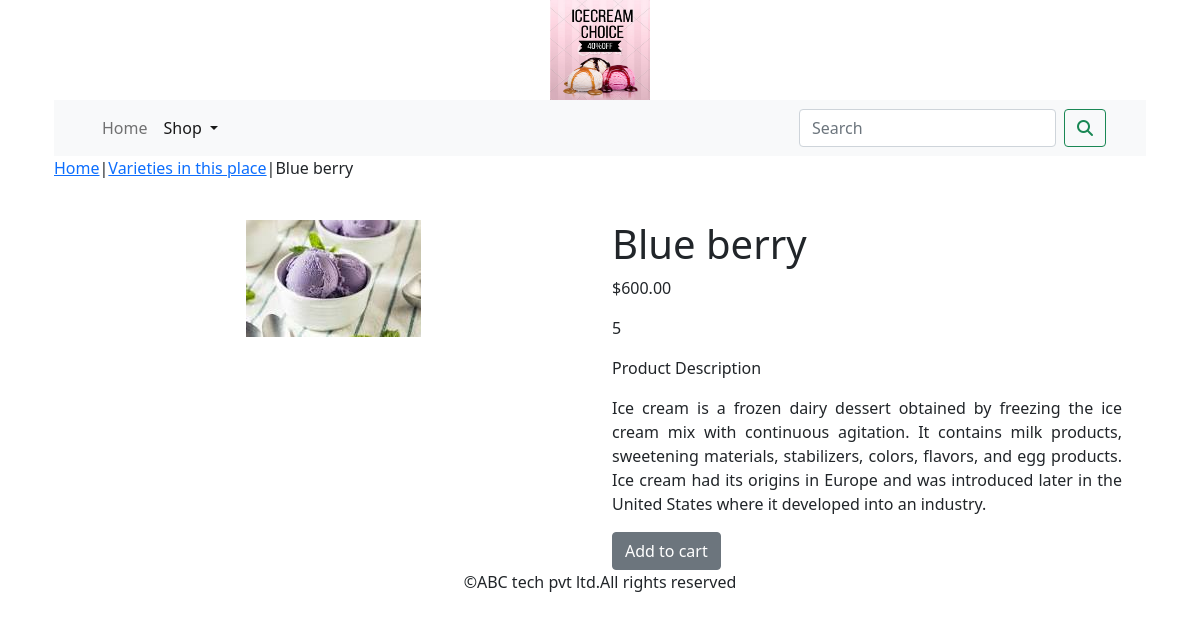
/shop/varieties-in-this-place/blue-berry/, run on the app's committed database.
### shop/models.py (models this page shows, shortened)
class Product(models.Model):
    name=models.CharField(max_length=250,unique=True)
    slug=models.SlugField(max_length=250,unique=True)
    description=models.TextField(blank=True)
    price=models.DecimalField(max_digits=10,decimal_places=2)
    category=models.ForeignKey(Category,on_delete=models.CASCADE)
    image=models.ImageField(upload_to='product',blank=True)
    stock=models.IntegerField()
    available=models.BooleanField(default=True)
    created=models.DateTimeField(auto_now_add=True)
    updated=models.DateTimeField(auto_now_add=True)
    class Meta:
        ordering=('name',)
        verbose_name='product'
        verbose_name_plural='products'

class Category(models.Model):
    name=models.CharField(max_length=250,unique=True)
    slug=models.SlugField(max_length=250,unique=True)
    description=models.TextField(blank=True)
    image=models.ImageField(upload_to='category',blank=True)
    class Meta:
        ordering=('name',)
        verbose_name='category'
        verbose_name_plural='categories'
    def get_url(self):
        return reverse('shop:products_by_category',args=[self.slug])
    def __str__(self):
        return '{}'.format(self.name)

### shop/views.py (the view)
# urls.py: path('<slug:c_slug>/<slug:product_slug>/',views.proDetail,name='prodcatdetail')
def proDetail(request,c_slug,product_slug):
    try:
        product=Product.objects.get(category__slug=c_slug,slug=product_slug)
    except Exception as e:
        raise e
    return render(request,'product.html',{'product':product})

### cart/context_processors.py (called while the page is built)
def counter(request):
    item_count=0
    if 'admin' in request.path:
        return{}
    else:
        try:
            cart=Cart.objects.filter(cart_id=_cart_id(request))
            cart_items=CartItem.objects.all().filter(cart=cart[:1])
            for cart_item in cart_items:
                item_count += cart_item.quantity
        except Cart.DoesNotExist:
            item_count=0
    return dict(item_count=item_count)

### cart/views.py (called while the page is built)
def _cart_id(request):
    cart=request.session.session_key
    if not cart:
        cart=request.session.create()
    return cart

### shop/context_processors.py (called while the page is built)
def menu_links(request):
    links=Category.objects.all()
    return dict(links=links)

### templates/product.html (shortened to what this page needs)
{% extends 'base.html' %}
{% load static %}
{% block content %}
<div class="row my_prod_row_class">
  <div class="mx_auto">
    <p><a href="{% url 'shop:allProdCat' %}">Home</a>|<a href="{{product.category.get_url}}">{{product.category}}</a>|{{product.name}}</p>
  </div>
</div>
<div class="container">
<br>
<div class="row">
  <div class="col-12 col-sm-12 col-md-12 col-lg-6 text-center">
    <div style="min-width:18rem">
      <img src="{{product.image.url}}" alt="{{product.name}}">
    </div>
  </div>
    <div class="col-12 col-sm-12 col-md-12 col-lg-6">
      <div>
      <h1 class="my_prod_title">{{product.name}}</h1>
      <p>${{product.price}}</p>
      <p>{{product.stock}}</p>
        <p class="my_title">Product Description</p>
      <p class="text-justify my_prod_text">{{product.description}}</p>
      {% if product.stock <= 0 %}
      <p class="text-justify my_prod_text"><b>Out of stock</b></p>
      {% else %}
      <a class="btn btn-secondary" href="{% url 'cart:add_cart' product.id %}">Add to cart</a>
      {% endif %}
    </div>
  </div>
 </div>
</div>
</div>
{% endblock %}

### data on the page
Product: category "Varieties in this place", name "Blue berry", image (picture), price "600.00", stock "5", description "Ice cream is a frozen dairy dessert obtained by freezing the ice cream mix with continuous agitation. It contains milk products, sweetening materials, stabilizers, colors, flavors, and egg products. Ice cream had its origins in Europe and was introduced later in the United States where it developed into an industry."
